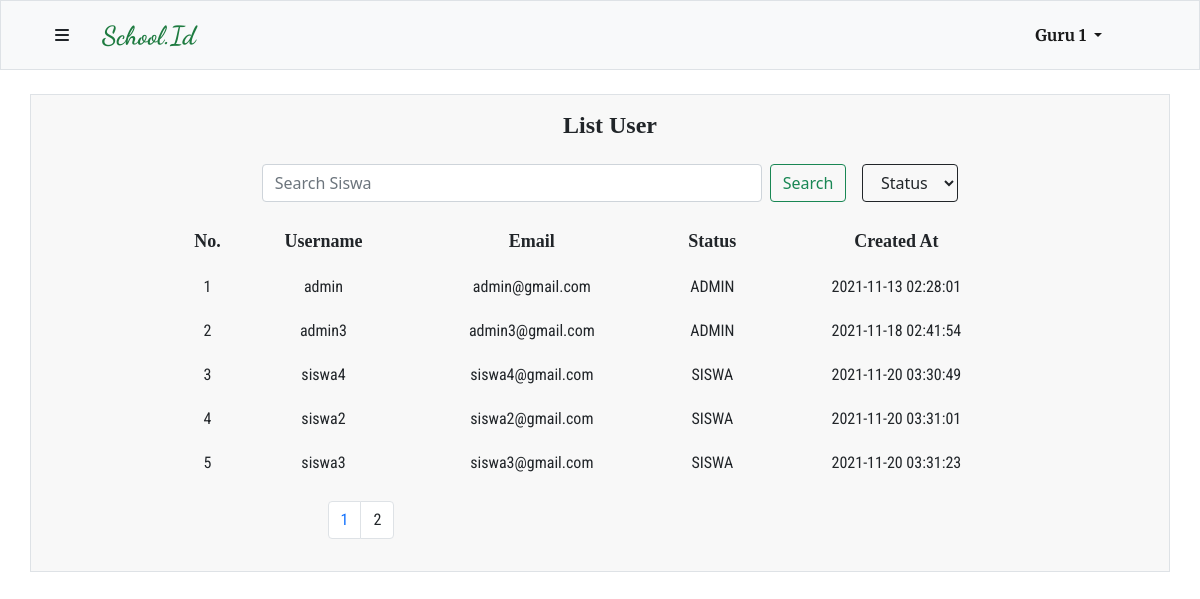
The app's page /user.php (signed in) with its own data.
### tables this page shows
CREATE TABLE `guru` (
  `id` int(10) UNSIGNED NOT NULL,
  `nama_guru` varchar(200) NOT NULL,
  `NIG` char(9) NOT NULL,
  `mapel_id` int(10) UNSIGNED NOT NULL,
  `user_id` int(10) UNSIGNED NOT NULL
);

CREATE TABLE `user` (
  `id` int(10) UNSIGNED NOT NULL,
  `username` varchar(100) NOT NULL,
  `password` varchar(200) NOT NULL,
  `email` varchar(200) NOT NULL,
  `status` enum('ADMIN','GURU','SISWA') DEFAULT NULL,
  `Created_at` timestamp NOT NULL DEFAULT current_timestamp()
);

### function.php (called while the page is built, shortened)
<?php
$connection = mysqli_connect("localhost","root","","tubes");
function show($query) {
    global $connection;
    $box = [];
    $result = mysqli_query($connection, $query);
    while($row = mysqli_fetch_assoc($result)) {
        $box[] = $row;
    }
    return $box;
}
?>

### user.php (the view, shortened to what this page needs)
<?php
require 'function.php';
$totalData = count(show("SELECT * from user")) ;
$dataPerhalaman = 5;
if (isset($_GET["page"])) {
    $halamanAktif = $_GET["page"];
} else {
    $halamanAktif = 1;
}
$dataAwal = ($halamanAktif * $dataPerhalaman) - $dataPerhalaman;
$user = show("SELECT * from user LIMIT $dataAwal, $dataPerhalaman");
$i = $dataAwal + 1;
?>
<!DOCTYPE html>
<html lang="en">
<head>
    <link href="https://cdn.jsdelivr.net/npm/bootstrap@5.1.3/dist/css/bootstrap.min.css" rel="stylesheet">
    <link rel="stylesheet" href="style/navbar.css">
    <link rel="stylesheet" href="style/template.css">
</head>
<body>
   <?php include 'navbar.php' ?>
    <div class="container my-4 px-4 py-3 table-data border">
        <div class="table-title">
          <h4>List User</h4>
        </div>
        <form class="d-flex search my-3 mx-auto" method="POST">
          <input class="form-control me-2" type="search" placeholder="Search Siswa" aria-label="Search" name="keyword" autocomplete="off">
          <button class="btn btn-outline-success" name="find" type="submit">Search</button>
          <select class="btn ms-3 btn-outline-dark" name="filter" id="">
            <option value="">Status</option>
          </select>
        </form>
        <div class="container-fluid mt-3">
          <table class="mx-auto" style="width : 80%;">
            <tr class="thead">
              <td class="table-header">No. </td>
              <td class="table-header">Username</td>
              <td class="table-header">Email</td>
              <td class="table-header">Status</td>
              <td class="table-header">Created At</td>
            </tr>
            <?php foreach($user as $usr) : ?>
              <tr class="tbody">
                <td class="table-body"><?= $i ?></td>
                <td class="table-body"><?= $usr["username"] ?></td>
                <td class="table-body"><?= $usr["email"] ?></td>
                <td class="table-body"><?= $usr["status"] ?></td>
                <td class="table-body"><?= $usr["Created_at"] ?></td>
              </tr>
          <?php $i++ ?>
          <?php endforeach ; ?>
          </table>
        </div>
        <?php include 'pagination.php' ?>
    </div>
</body>
</html>

### navbar.php (shortened to what this page needs)
<?php
$connection = mysqli_connect("localhost","root","","tubes");
$id = $_SESSION["userID"];
if(isset($_SESSION["admin"])) {
    $admin = mysqli_query($connection, "SELECT username FROM user WHERE id = $id");
    $data = mysqli_fetch_assoc($admin);
} elseif (isset($_SESSION["member"])) {
    if ($_SESSION["member"] === "siswa") {
            $namaSiswa = mysqli_query($connection, "SELECT * FROM siswa WHERE user_id = $id");
            $data = mysqli_fetch_assoc($namaSiswa);
            $navbarID = $data["kelas_id"];
            $navbar= show("SELECT mapel.* FROM siswa JOIN mapel_kelas ON mapel_kelas.kelas = siswa.kelas_id JOIN guru ON guru.id = mapel_kelas.guru JOIN mapel ON mapel.id = guru.mapel_id WHERE siswa.user_id = $id ORDER BY nama_mapel ASC");
    } else {
            $namaGuru = mysqli_query($connection, "SELECT * FROM guru WHERE user_id = $id");
            $data = mysqli_fetch_assoc($namaGuru);
    }
}
?>
    <nav class="navbar navbar-expand-lg navbar-light bg-light container-fluid border sticky-top">
        <div class="container navbar-head">
         <div class="logo">
            <button class="btn" type="button" data-bs-toggle="offcanvas" data-bs-target="#offcanvasRight" aria-controls="offcanvasRight"><i class="fas fa-bars"></i></button>
            <?php if(isset($_SESSION["admin"])) : ?>
                <a class="navbar-brand" href="admin.php">School.Id</a>
            <?php else : ?>
                <a class="navbar-brand" href="dashboard.php">School.Id</a>
            <?php endif ; ?>
         </div>
          <div class="login-register collapse navbar-collapse" id="navbarSupportedContent">
            <ul class="navbar-nav me-auto mb-2 mb-lg-0">
              <li class="nav-item dropdown">
                <a class="nav-link dropdown-toggle active me-5" href="" id="navbarDropdown" role="button" data-bs-toggle="dropdown" aria-expanded="false">
                    <?php if(isset($_SESSION["admin"])) : ?>
                         <?=$data["username"] ; ?>
                    <?php elseif($_SESSION["member"] === "siswa") :?>
                        <?=$data["nama_siswa"] ; ?>
                    <?php else :?>
                        <?=$data["nama_guru"] ; ?>
                    <?php endif ; ?>
                </a>
              </li>
            </ul>
          </div>
        </div>
    </nav>

### style/navbar.css (style rules this page uses)
* { margin: 0; padding: 0; box-sizing: border-box; }
.navbar { background-color: #f8f8f8; height: 70px; }
.navbar-brand { text-align: center; font-weight: 900 !important; font-size : 26px; margin: 0; padding: 0 20px; font-family: 'Dancing Script'; color: #1E7B40 !important; }
.navbar .logo { display: flex; text-align: center; }
.navbar .login-register { flex-grow: 0; font-family: 'Merriweather'; font-weight: bolder; }

### style/template.css (style rules this page uses)
* { margin: 0; padding: 0; box-sizing: border-box; }
.d-flex { align-items: center; justify-content: center; }
form { margin: 0 20px; }
.table-data { background-color: #f8f8f8; }
.search .form-control { margin: 0 20px; }
.form-control { max-width: 500px; width: 100%; }
.table-data table { width: 50%; text-align: center; }
.table-data .table-title { display: flex; justify-content: center; }
.table-data .table-title h4 { margin-left :20px; text-align: center; font-family: 'Merriweater'; font-weight: 900; }
.table-data .thead { font-family: 'Merriweater', serif !important; font-weight: bold; font-size: 18px; }
th, td { padding: 10px 5px; }
.table-data .table-body { font-family: 'Roboto Condensed', sans-serif;; }

### records on screen
guru: nama_guru "Guru 1"
user: username "admin", email "admin@gmail.com", status "ADMIN", Created_at "2021-11-13 02:28:01"
user: username "admin3", email "admin3@gmail.com", status "ADMIN", Created_at "2021-11-18 02:41:54"
user: username "siswa4", email "siswa4@gmail.com", status "SISWA", Created_at "2021-11-20 03:30:49"
user: username "siswa2", email "siswa2@gmail.com", status "SISWA", Created_at "2021-11-20 03:31:01"
user: username "siswa3", email "siswa3@gmail.com", status "SISWA", Created_at "2021-11-20 03:31:23"
